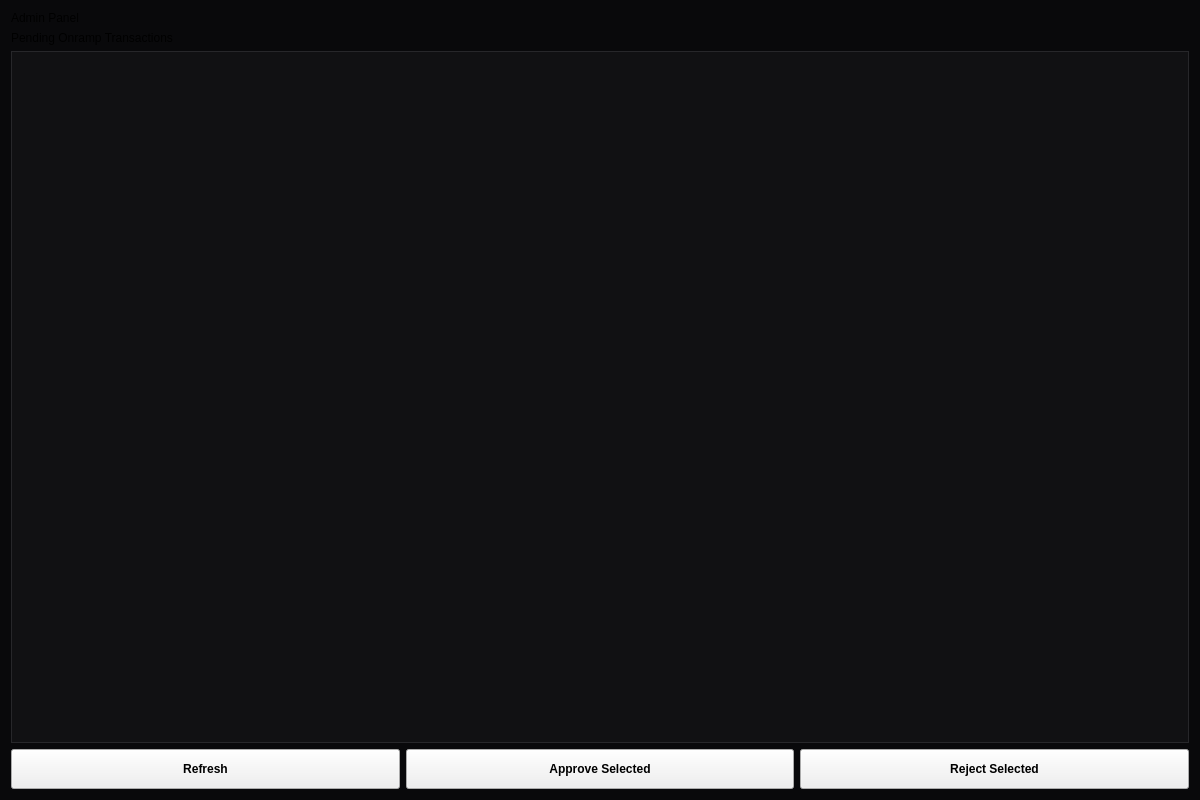
<?xml version="1.0" encoding="utf-8"?>
<ui version="4.0">
	<class>AdminPageClass</class>
	<widget class="QWidget" name="AdminPageClass">
		<property name="geometry">
			<rect>
				<x>0</x>
				<y>0</y>
				<width>1200</width>
				<height>800</height>
			</rect>
		</property>
		<property name="styleSheet">
			<string notr="true">
				QWidget#AdminPageClass { background-color: #09090b; color: #ffffff; }
				QListWidget { background-color: #111113; border: 1px solid #27272a; }
				QListWidget::item { padding: 12px; margin: 4px; border-radius: 8px; }
				QPushButton { padding: 12px 20px; font-weight: 600; }
			</string>
		</property>
		<layout class="QVBoxLayout">
			<item>
				<widget class="QLabel" name="lblTitle">
					<property name="text">
						<string>Admin Panel</string>
					</property>
				</widget>
			</item>
			<item>
				<widget class="QLabel" name="lblSubtitle">
					<property name="text">
						<string>Pending Onramp Transactions</string>
					</property>
				</widget>
			</item>
			<item>
				<widget class="QListWidget" name="listPending"/>
			</item>
			<item>
				<layout class="QHBoxLayout">
					<item>
						<widget class="QPushButton" name="btnRefresh">
							<property name="text">
								<string>Refresh</string>
							</property>
						</widget>
					</item>
					<item>
						<widget class="QPushButton" name="btnApprove">
							<property name="text">
								<string>Approve Selected</string>
							</property>
						</widget>
					</item>
					<item>
						<widget class="QPushButton" name="btnReject">
							<property name="text">
								<string>Reject Selected</string>
							</property>
						</widget>
					</item>
				</layout>
			</item>
		</layout>
	</widget>
	<resources/>
	<connections/>
</ui>
